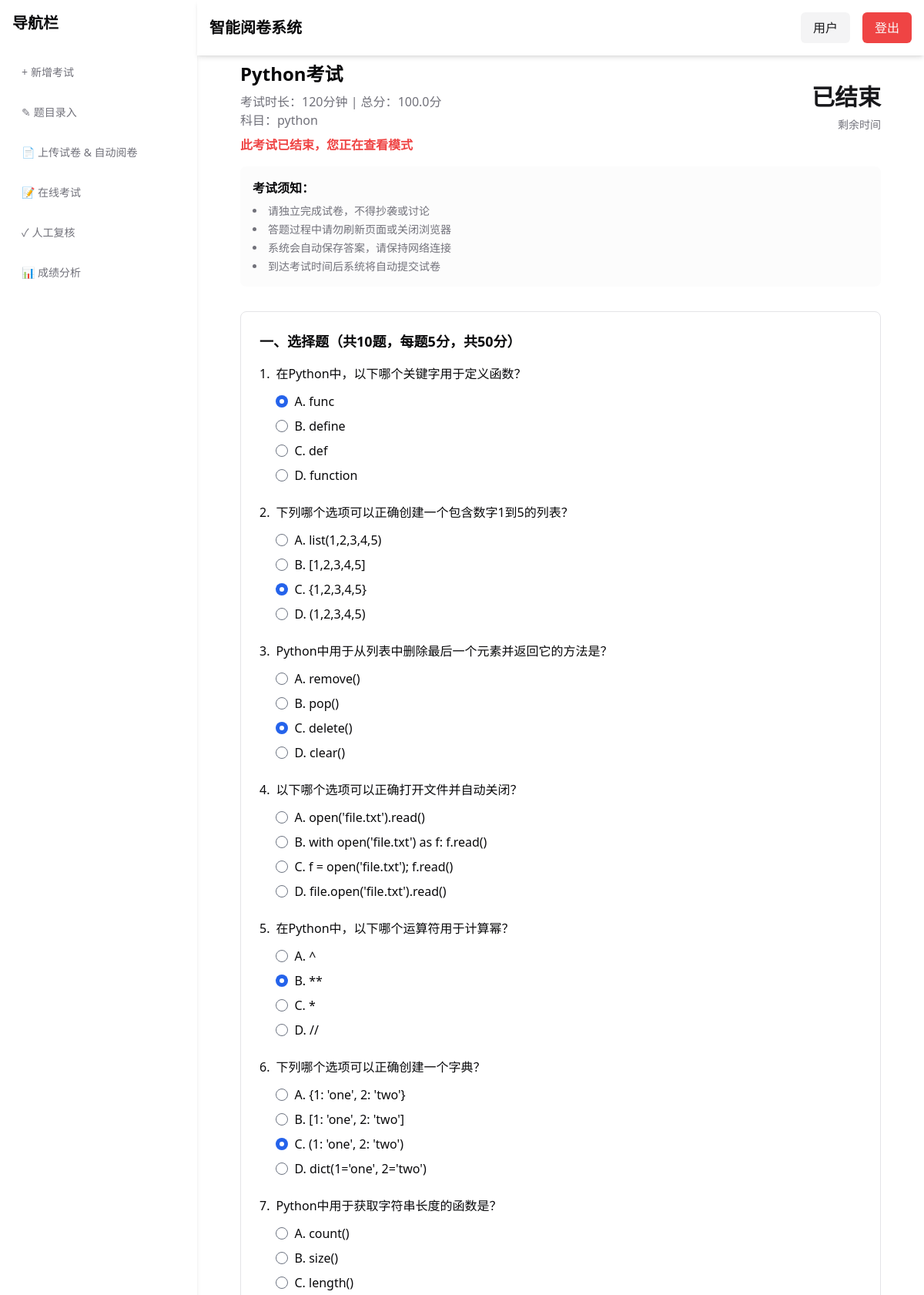
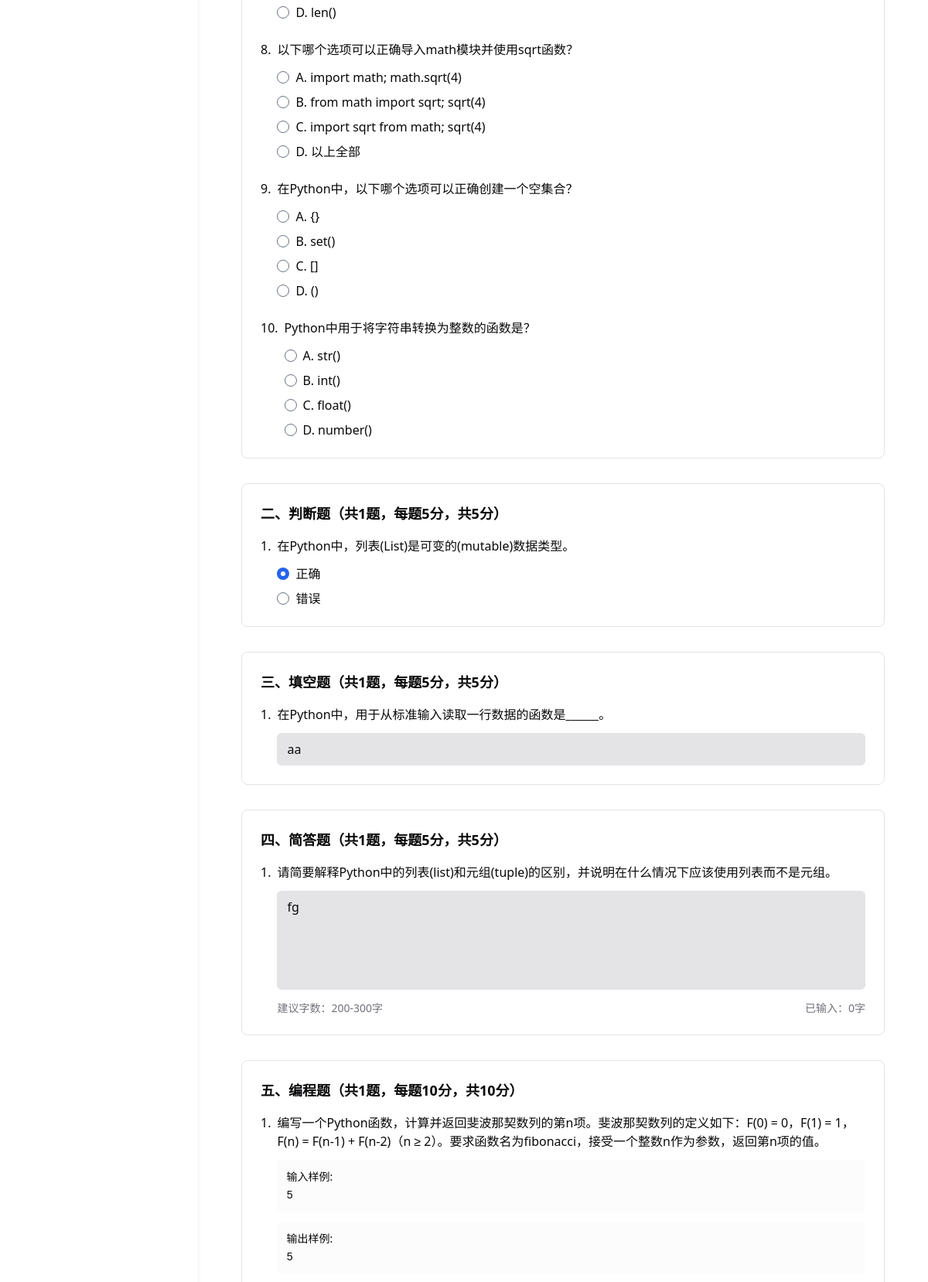
Screenshot of /exam/3 (signed in, upper part) with the database file from the repository (2 pictures, top to bottom).
### tables this page shows
CREATE TABLE exam_sessions (
        id INTEGER PRIMARY KEY AUTOINCREMENT,
        name TEXT NOT NULL,
        subject TEXT NOT NULL,
        start_time TIMESTAMP NOT NULL,
        end_time TIMESTAMP NOT NULL,
        duration INTEGER NOT NULL,
        exam_file_path TEXT NOT NULL,
        exam_score REAL NOT NULL,
        status TEXT NOT NULL CHECK(status IN ('pending', 'ongoing', 'completed', 'graded')),
        created_by INTEGER NOT NULL,
        created_at TIMESTAMP DEFAULT CURRENT_TIMESTAMP,
        FOREIGN KEY (created_by) REFERENCES users(id) ON DELETE CASCADE
    );

CREATE TABLE questions (
        id INTEGER PRIMARY KEY AUTOINCREMENT,
        session_id INTEGER NOT NULL,
        question_type TEXT NOT NULL CHECK(question_type IN ('multiple_choice', 'fill_blank', 'short_answer', 'true_false', 'programming')),
        question_text TEXT NOT NULL,
        score INTEGER NOT NULL,
        question_order INTEGER NOT NULL,
        source_question_id INTEGER,
        source_table TEXT CHECK(source_table IN ('multiple_choice_questions', 'fill_blank_questions', 'short_answer_questions', 'true_false_questions', 'programming_questions')),
        created_at TIMESTAMP DEFAULT CURRENT_TIMESTAMP,
        FOREIGN KEY (session_id) REFERENCES exam_sessions(id) ON DELETE CASCADE
    );

CREATE TABLE multiple_choice_questions (
        id INTEGER PRIMARY KEY AUTOINCREMENT,
        subject TEXT NOT NULL,
        question_text TEXT NOT NULL,
        option_a TEXT NOT NULL,
        option_b TEXT NOT NULL,
        option_c TEXT NOT NULL,
        option_d TEXT NOT NULL,
        correct_answer TEXT NOT NULL,
        explanation TEXT,
        score INTEGER NOT NULL DEFAULT 5,
        difficulty INTEGER NOT NULL DEFAULT 3 CHECK(difficulty BETWEEN 1 AND 5),
        created_by INTEGER NOT NULL,
        created_at TIMESTAMP DEFAULT CURRENT_TIMESTAMP,
        is_template BOOLEAN DEFAULT TRUE,
        FOREIGN KEY (created_by) REFERENCES users(id) ON DELETE CASCADE
    );

### main.py (the view)
@app.route('/exam/<int:exam_id>')
@login_required
def exam_with_id(exam_id):
    try:
        app.logger.info(f"尝试访问考试ID: {exam_id}")
        exam = get_exam_by_id(exam_id)
        if not exam:
            app.logger.warning(f"找不到考试ID: {exam_id}")
            flash('找不到该考试或数据库连接错误')
            return redirect(url_for('exam_list'))
        app.logger.info(f"考试详情: {exam}")
        now = datetime.now()
        app.logger.info(f"当前时间: {now}, 考试结束时间: {exam['end_time']}")
        if now > exam['end_time']:
            app.logger.info(f"考试 {exam_id} 已结束，但允许用户查看")
            exam['is_ended'] = True
            exam['remaining_seconds'] = 0
        else:
            exam['is_ended'] = False
            remaining_seconds = (exam['end_time'] - now).total_seconds()
            exam['remaining_seconds'] = int(remaining_seconds)
        app.logger.info(f"剩余秒数: {exam['remaining_seconds']}")
        app.logger.info(f"考试开始时间: {exam['start_time']}")
        if now < exam['start_time']:
            app.logger.info(f"考试 {exam_id} 尚未开始")
            flash('该考试还未开始')
            return redirect(url_for('exam_list'))
        questions = get_exam_questions(exam_id)
        app.logger.info(f"题目获取结果: {questions}")
        if not questions:
            app.logger.warning(f"考试 {exam_id} 没有题目")
            flash('没有找到考试题目')
            return redirect(url_for('exam_list'))
        has_questions = (
            len(questions['multiple_choice']) > 0 or
            len(questions['fill_blank']) > 0 or
            len(questions['short_answer']) > 0 or
            len(questions['true_false']) > 0 or
            len(questions['programming']) > 0
        )
        if not has_questions:
            app.logger.warning(f"考试 {exam_id} 所有题型都没有题目")
            flash('该考试没有可用的题目，请联系管理员')
            return redirect(url_for('exam_list'))
        user_id = get_current_user_id()
        app.logger.info(f"用户 {user_id} 尝试参加考试 {exam_id}")
        if not user_id:
            app.logger.warning(f"无法获取当前用户ID")
            flash('用户信息不完整，请重新登录')
            return redirect(url_for('index_login'))
        has_taken = False
        try:
            has_taken = has_taken_exam(user_id, exam_id)
            app.logger.info(f"用户是否已参加过考试: {has_taken}")
        except Exception as e:
            app.logger.error(f"检查用户是否参加过考试时出错: {str(e)}", exc_info=True)
            has_taken = False
        app.logger.info(f"用户 {user_id} 成功进入考试 {exam_id}")
        app.logger.info(f"选择题数量: {len(questions['multiple_choice'])}")
        app.logger.info(f"填空题数量: {len(questions['fill_blank'])}")
        app.logger.info(f"简答题数量: {len(questions['short_answer'])}")
        app.logger.info(f"判断题数量: {len(questions['true_false'])}")
        app.logger.info(f"编程题数量: {len(questions['programming'])}")
        try:
            return render_template('exam.html', exam=exam, questions=questions)
        except Exception as template_error:
            app.logger.error(f"模板渲染错误: {str(template_error)}", exc_info=True)
            flash('渲染考试页面时出错，请联系管理员')
            return redirect(url_for('exam_list'))
    except Exception as e:
        app.logger.error(f"进入考试出错: {str(e)}", exc_info=True)
        flash('加载考试时出错，请稍后再试')
        return redirect(url_for('exam_list'))

### main.py (called while the page is built, shortened)
def login_required(f):
    @wraps(f)
    def decorated_function(*args, **kwargs):
        if 'email' not in session:
            return redirect(url_for('index_login'))
        return f(*args, **kwargs)
    return decorated_function

def get_db_connection():
    db_dir = 'database'
    os.makedirs(db_dir, exist_ok=True)
    db_path = os.path.join(os.path.abspath(db_dir), 'It_g.db')
    max_attempts = 3
    attempt = 0
    while attempt < max_attempts:
        try:
            conn = sqlite3.connect(db_path, timeout=20)
            conn.row_factory = sqlite3.Row
            return conn
        except Exception as e:
            print(f"数据库连接错误: {e}")
            return None
    return None

def execute_query(query, params=None):
    conn = get_db_connection()
    if not conn:
        print("数据库连接失败")
        return False, None
    cursor = None
    result = None
    try:
        cursor = conn.cursor()
        cursor.execute(query, params or ())
        if query.strip().upper().startswith(('INSERT', 'UPDATE', 'DELETE')):
            conn.commit()
            result = cursor.lastrowid
        else:
            result = cursor.fetchall()
        return True, result
    finally:
        if cursor:
            cursor.close()
        if conn:
            conn.close()

def get_current_user_id():
    try:
        if 'email' not in session:
            app.logger.warning("会话中没有email信息")
            return None
        email = session['email']
        app.logger.info(f"尝试获取用户 {email} 的ID")
        query = "SELECT id FROM users WHERE email = ?"
        success, result = execute_query(query, (email,))
        if not success:
            app.logger.error(f"查询用户ID失败: {email}")
            return None
        if not result or len(result) == 0:
            app.logger.warning(f"找不到用户: {email}")
            return None
        user_id = result[0]['id']
        app.logger.info(f"找到用户ID: {user_id}")
        return user_id
    except Exception as e:
        app.logger.error(f"获取当前用户ID时出错: {str(e)}", exc_info=True)
        return None

### templates/exam.html (shortened to what this page needs)
{% extends "base.html" %}
{% block content %}
<div class="w-full max-w-4xl px-6">
  <div class="mb-8">
    <div class="flex justify-between items-center mb-4">
      <div>
        <h2 class="text-2xl font-bold">{{ exam.name }}</h2>
        <p class="text-muted-foreground mt-2">考试时长：{{ exam.duration }}分钟 | 总分：{{ exam.total_score }}分</p>
        <p class="text-muted-foreground">科目：{{ exam.subject }}</p>
        {% if exam.is_ended %}
        <p class="text-destructive font-semibold mt-2">此考试已结束，您正在查看模式</p>
        {% endif %}
      </div>
      <div class="text-right">
        <div class="text-3xl font-bold text-primary mb-2" id="countdown">
        </div>
        <p class="text-sm text-muted-foreground">剩余时间</p>
      </div>
    </div>
    <div class="bg-muted/30 rounded-lg p-4 mb-6">
      <h3 class="font-semibold mb-2">考试须知：</h3>
      <ul class="text-sm text-muted-foreground space-y-1 list-disc list-inside">
        <li>请独立完成试卷，不得抄袭或讨论</li>
        <li>答题过程中请勿刷新页面或关闭浏览器</li>
        <li>系统会自动保存答案，请保持网络连接</li>
        <li>到达考试时间后系统将自动提交试卷</li>
      </ul>
    </div>
  </div>
  <form id="exam-form" class="space-y-8">
    {% if questions.multiple_choice|length > 0 %}
    <div class="border border-border rounded-lg p-6">
      <h3 class="text-lg font-semibold mb-4">一、选择题（共{{ questions.multiple_choice|length }}题，每题{{ questions.multiple_choice[0].score }}分，共{{ questions.multiple_choice|length * questions.multiple_choice[0].score }}分）</h3>
      <div class="space-y-6">
        {% for q in questions.multiple_choice %}
        <div class="space-y-4">
          <div class="flex items-start">
            <span class="font-medium mr-2">{{ loop.index }}.</span>
            <div class="flex-grow">
              <p class="font-medium mb-3">{{ q.question }}</p>
              <div class="space-y-2">
                {% for option in q.options %}
                <label class="flex items-center space-x-2 cursor-pointer">
                  <input type="radio" name="mc_{{ q.id }}" value="{{ ['A', 'B', 'C', 'D', 'E', 'F', 'G', 'H'][loop.index0] }}" class="w-4 h-4" {% if exam.is_ended %}disabled{% endif %}>
                  <span>{{ option[3:] if option.startswith(('A. ', 'B. ', 'C. ', 'D. ')) else option }}</span>
                </label>
                {% endfor %}
              </div>
            </div>
          </div>
        </div>
        {% endfor %}
      </div>
    </div>
    {% endif %}
    {% if questions.true_false|length > 0 %}
    <div class="border border-border rounded-lg p-6">
      <h3 class="text-lg font-semibold mb-4">二、判断题（共{{ questions.true_false|length }}题，每题{{ questions.true_false[0].score }}分，共{{ questions.true_false|length * questions.true_false[0].score }}分）</h3>
      <div class="space-y-6">
        {% for q in questions.true_false %}
        <div class="space-y-4">
          <div class="flex items-start">
            <span class="font-medium mr-2">{{ loop.index }}.</span>
            <div class="flex-grow">
              <p class="font-medium mb-3">{{ q.question }}</p>
              <div class="space-y-2">
                <label class="flex items-center space-x-2 cursor-pointer">
                  <input type="radio" name="tf_{{ q.id }}" value="T" class="w-4 h-4" {% if exam.is_ended %}disabled{% endif %}>
                  <span>正确</span>
                </label>
                <label class="flex items-center space-x-2 cursor-pointer">
                  <input type="radio" name="tf_{{ q.id }}" value="F" class="w-4 h-4" {% if exam.is_ended %}disabled{% endif %}>
                  <span>错误</span>
                </label>
              </div>
            </div>
          </div>
        </div>
        {% endfor %}
      </div>
    </div>
    {% endif %}
    {% if questions.fill_blank|length > 0 %}
    <div class="border border-border rounded-lg p-6">
      <h3 class="text-lg font-semibold mb-4">三、填空题（共{{ questions.fill_blank|length }}题，每题{{ questions.fill_blank[0].score }}分，共{{ questions.fill_blank|length * questions.fill_blank[0].score }}分）</h3>
      <div class="space-y-6">
        {% for q in questions.fill_blank %}
        <div class="space-y-4">
          <div class="flex items-start">
            <span class="font-medium mr-2">{{ loop.index }}.</span>
            <div class="flex-grow">
              <p class="font-medium mb-3">{{ q.question }}</p>
              <input type="text" name="fb_{{ q.id }}" class="border border-border bg-input rounded-md w-full px-3 py-2 focus:outline-none focus:border-primary" {% if exam.is_ended %}disabled{% endif %}>
            </div>
          </div>
        </div>
        {% endfor %}
      </div>
    </div>
    {% endif %}
    {% if questions.short_answer|length > 0 %}
    <div class="border border-border rounded-lg p-6">
      <h3 class="text-lg font-semibold mb-4">四、简答题（共{{ questions.short_answer|length }}题，每题{{ questions.short_answer[0].score }}分，共{{ questions.short_answer|length * questions.short_answer[0].score }}分）</h3>
      <div class="space-y-6">
        {% for q in questions.short_answer %}
        <div class="space-y-4">
          <div class="flex items-start">
            <span class="font-medium mr-2">{{ loop.index }}.</span>
            <div class="flex-grow">
              <p class="font-medium mb-3">{{ q.question }}</p>
              <textarea
                name="sa_{{ q.id }}"
                class="w-full h-32 bg-input text-foreground border border-border rounded-md px-3 py-2 resize-none"
                placeholder="请在此输入答案..." {% if exam.is_ended %}disabled{% endif %}></textarea>
              <div class="flex justify-between text-sm text-muted-foreground mt-2">
                <span>建议字数：200-300字</span>
                <span class="word-counter">已输入：0字</span>
              </div>
            </div>
          </div>
        </div>
        {% endfor %}
      </div>
    </div>
    {% endif %}
    {% if questions.programming|length > 0 %}
    <div class="border border-border rounded-lg p-6">
      <h3 class="text-lg font-semibold mb-4">五、编程题（共{{ questions.programming|length }}题，每题{{ questions.programming[0].score }}分，共{{ questions.programming|length * questions.programming[0].score }}分）</h3>
      <div class="space-y-6">
        {% for q in questions.programming %}
        <div class="space-y-4">
          <div class="flex items-start">
            <span class="font-medium mr-2">{{ loop.index }}.</span>
            <div class="flex-grow">
              <p class="font-medium mb-3">{{ q.question }}</p>
              {% if q.sample_input %}
              <div class="bg-muted/30 rounded-md p-3 mb-3">
                <p class="text-sm font-medium mb-1">输入样例:</p>
                <pre class="text-sm whitespace-pre-wrap">{{ q.sample_input }}</pre>
              </div>
              {% endif %}
              {% if q.sample_output %}
              <div class="bg-muted/30 rounded-md p-3 mb-3">
                <p class="text-sm font-medium mb-1">输出样例:</p>
                <pre class="text-sm whitespace-pre-wrap">{{ q.sample_output }}</pre>
              </div>
              {% endif %}
            </div>
          </div>
        </div>
        {% endfor %}
      </div>
    </div>
    {% endif %}
  </form>
</div>
{% endblock %}

### rows the page displays
exam_sessions: name "Python考试", duration "120", total_score "100.0", subject "python"
questions: score "5", question "在Python中，以下哪个关键字用于定义函数？"
multiple_choice_questions: option_a "A. func", option_b "B. define", option_c "C. def", option_d "D. function"
questions: question "下列哪个选项可以正确创建一个包含数字1到5的列表？", option "B. [1,2,3,4,5]" "C. {1,2,3,4,5}" "D. (1,2,3,4,5)"
multiple_choice_questions: option_a "A. list(1,2,3,4,5)"
questions: question "Python中用于从列表中删除最后一个元素并返回它的方法是？"
multiple_choice_questions: option_a "A. remove()", option_b "B. pop()", option_c "C. delete()", option_d "D. clear()"
questions: question "以下哪个选项可以正确打开文件并自动关闭？"
multiple_choice_questions: option_a "A. open('file.txt').read()", option_b "B. with open('file.txt') as f: f.read()", option_c "C. f = open('file.txt'); f.read()", option_d "D. file.open('file.txt').read()"
questions: question "在Python中，以下哪个运算符用于计算幂？", option "A. ^" "B. **" "C. *" "D. //"
questions: question "下列哪个选项可以正确创建一个字典？"
multiple_choice_questions: option_a "A. {1: 'one', 2: 'two'}", option_b "B. [1: 'one', 2: 'two']", option_c "C. (1: 'one', 2: 'two')", option_d "D. dict(1='one', 2='two')"
questions: question "Python中用于获取字符串长度的函数是？"
multiple_choice_questions: option_a "A. count()", option_b "B. size()", option_c "C. length()", option_d "D. len()"
questions: question "以下哪个选项可以正确导入math模块并使用sqrt函数？"
multiple_choice_questions: option_a "A. import math; math.sqrt(4)", option_b "B. from math import sqrt; sqrt(4)", option_c "C. import sqrt from math; sqrt(4)", option_d "D. 以上全部"
questions: question "在Python中，以下哪个选项可以正确创建一个空集合？", option "A. {}" "C. []" "D. ()"
multiple_choice_questions: option_b "B. set()"
questions: question "Python中用于将字符串转换为整数的函数是？"
multiple_choice_questions: option_a "A. str()", option_b "B. int()", option_c "C. float()", option_d "D. number()"
questions: score "5", question "在Python中，列表(List)是可变的(mutable)数据类型。"
questions: question "在Python中，用于从标准输入读取一行数据的函数是______。"
questions: score "5", question "请简要解释Python中的列表(list)和元组(tuple)的区别，并说明在什么情况下应该使用列表而不是元组。", id "fg"
questions: question "编写一个Python函数，计算并返回斐波那契数列的第n项。斐波那契数列的定义如下：F(0) = 0，F(1) = 1，F(n) = F(n-1) + F(n-2)（n ≥ 2）。要求函数名为fibonacci，接受一个整数n作为参数，返回第n项的值。"

### other values shown
{{ questions.multiple_choice|length }} "10"
{{ questions.multiple_choice|length * questions.multiple_choice[0].score }} "50"
{{ questions.true_false|length }} "1"
{{ questions.true_false|length * questions.true_false[0].score }} "5"
{{ questions.fill_blank|length }} "1"
{{ questions.fill_blank[0].score }} "5"
{{ questions.fill_blank|length * questions.fill_blank[0].score }} "5"
{{ questions.short_answer|length }} "1"
{{ questions.short_answer|length * questions.short_answer[0].score }} "5"
{{ questions.programming|length }} "1"
{{ questions.programming[0].score }} "10"
{{ questions.programming|length * questions.programming[0].score }} "10"
{{ q.sample_input }} "5"
{{ q.sample_output }} "5"
